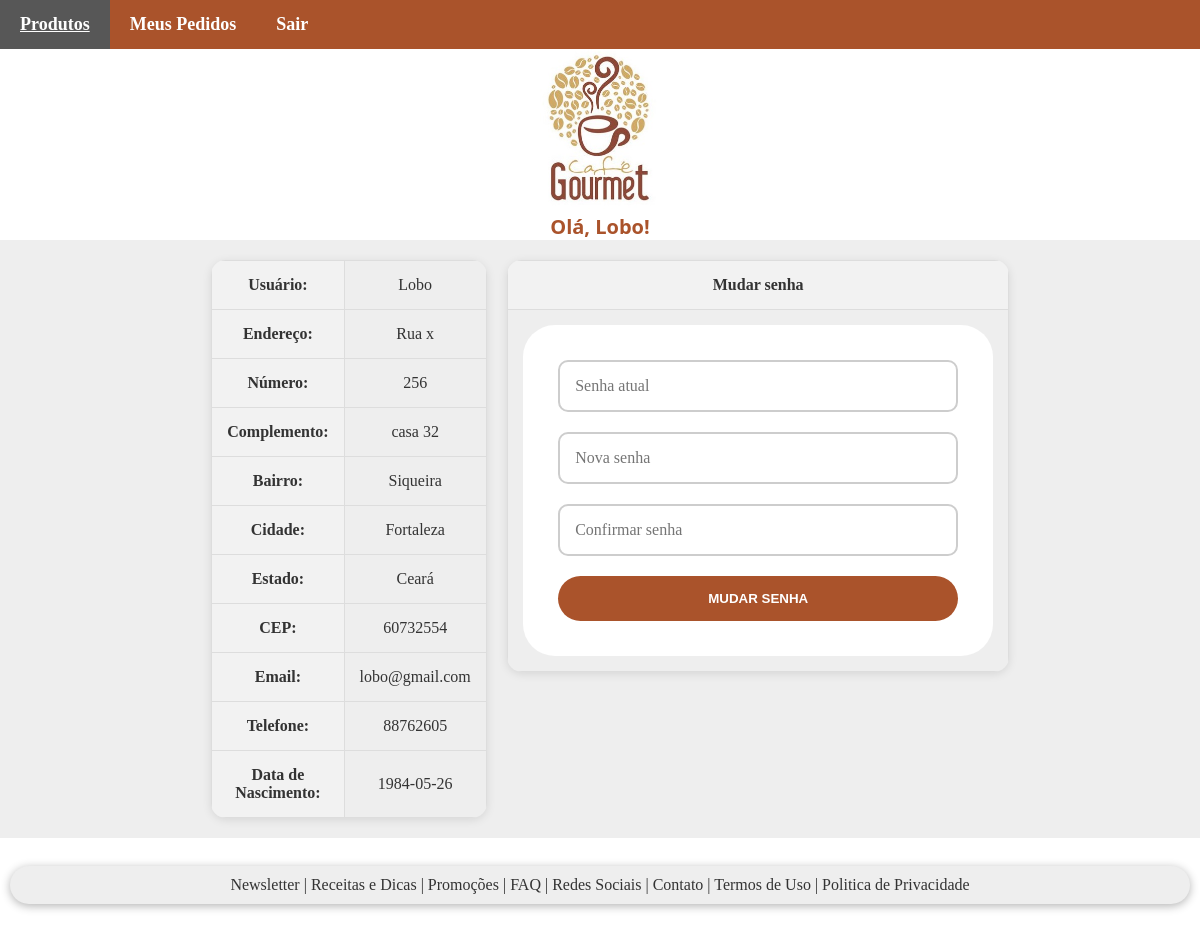
Page /my_data (signed in) on the committed database.
### app.py (models this page shows, shortened)
class User(db.Model):
    id = db.Column(db.Integer, primary_key=True)
    username = db.Column(db.String(150), unique=True, nullable=False)
    password = db.Column(db.String(150), nullable=False)
    role = db.Column(db.String(50))  # Ex: 'admin' ou 'user'
    email = db.Column(db.String(100), nullable=False, unique=True)
    adress = db.Column(db.String(200), nullable=False)
    number = db.Column(db.String(10), nullable=False)
    complement = db.Column(db.String(100))
    district = db.Column(db.String(100), nullable=False)
    city = db.Column(db.String(100), nullable=False)
    state = db.Column(db.String(100), nullable=False)
    cep = db.Column(db.String(8), nullable=False)
    phone = db.Column(db.String(15), nullable=False)
    bhirth = db.Column(db.Date, nullable=False)

### app.py (the view, shortened to what this page needs)
@app.route('/my_data', methods=['GET', 'POST'])
@login_required
def my_data():
    user = User.query.get(current_user.id)
    user_password = user.password
    form_password = request.form.get('password')
    new_password = request.form.get('new_password')
    confirm_password = request.form.get('confirm_password')
    return render_template('my_data.html')

### app.py (called while the page is built)
@login_manager.user_loader
def load_user(user_id):
    return User.query.get(int(user_id))

### templates/my_data.html (shortened to what this page needs)
{% extends "index.html" %}
{% block navbar %}
<nav>
    <ul class="menu">
        <li><a href="{{ url_for('products') }}" class="link-nav">Produtos</a></li>
        <li><a href="{{ url_for('my_orders') }}" class="link-nav">Meus Pedidos</a></li>
        <li><a href="{{ url_for('logout') }}" class="link-nav">Sair</a></li>
    </ul>
</nav>
{% endblock %}
{% block body %}
<div class="body-cadastro">
<div class="corpo-cadastro">
<div>
<table>
    <tr>
        <th>Usuário:</th>
        <td>{{ current_user.username }}</td>
    </tr>
    <tr>
        <th>Endereço:</th>
        <td>{{ current_user.adress }}</td>
    </tr>
    <tr>
        <th>Número:</th>
        <td>{{ current_user.number }}</td>
    </tr>
    <tr>
        <th>Complemento:</th>
        <td>{{ current_user.complement }}</td>
    </tr>
    <tr>
        <th>Bairro:</th>
        <td>{{ current_user.district }}</td>
    </tr>
    <tr>
        <th>Cidade:</th>
        <td>{{ current_user.city }}</td>
    </tr>
    <tr>
        <th>Estado:</th>
        <td>{{ current_user.state }}</td>
    </tr>
    <tr>
        <th>CEP:</th>
        <td>{{ current_user.cep }}</td>
    </tr>
    <tr>
        <th>Email:</th>
        <td>{{ current_user.email }}</td>
    </tr>
    <tr>
        <th>Telefone:</th>
        <td>{{ current_user.phone }}</td>
    </tr>
    <tr>
        <th>Data de Nascimento:</th>
        <td>{{ current_user.bhirth }}</td>
    </tr>
</table>
</div>
<div>
<table>
    <tr>
        <th>Mudar senha</th>
    </tr>
    <tr>
        <td>
            <form method="POST" class="popup">
                <input type="password" name="password" placeholder="Senha atual" required class="input">
                <input type="password" name="new_password" placeholder="Nova senha" required class="input">
                <input type="password" name="confirm_password" placeholder="Confirmar senha" required class="input">
                <input type="submit" value="Mudar Senha" class="botao-login">
            </form>
        </td>
    </tr>
</table>
</div>
</div>
</div>
{% endblock %}

### templates/index.html (shortened to what this page needs)
<!DOCTYPE html>
<html lang="pt-BR">
<head>
    <link rel="stylesheet" href="{{ url_for('static', filename='styles.css') }}">
</head>
<body>
    <div class="corpo-body">
    {% block navbar %}{% endblock %}
    <div style="text-align: center;">
        <img src="/static/images/logo.jpg" alt="Logo da cafeteria gourmet" class="logo-cafereria">
        <br>
        {% if current_user.is_authenticated %}
        <h1>Olá, {{ current_user.username }}!</h1>
        {% endif %}
    </div>
    {% block body %}
    {% endblock %}
    <br>
        <div class="footer">
            Newsletter | Receitas e Dicas | Promoções | FAQ | Redes Sociais | Contato | Termos de Uso | Politica de Privacidade
        </div>
        <br>
    </div>
</body>
</html>

### static/styles.css (style rules this page uses)
body { font-family: Montserrat; color: #333; background-image: url('images/background.jpg'); background-size: cover; background-position: center; height: 100vh; margin: 0; }
h1 { color: rgb(170, 83, 43); font-size: 20px; font-family: system-ui, -apple-system, BlinkMacSystemFont, "Segoe UI", Roboto, Oxygen, Ubuntu, Cantarell, "Open Sans", "Helvetica Neue", sans-serif; display: inline; }
img { width: 100%; }
table { border-collapse: collapse; width: 50%; margin: 20px auto; border-radius: 15px; overflow: hidden; box-shadow: 0 2px 10px rgba(0, 0, 0, 0.1); }
th, td { border: 1px solid #ddd; padding: 15px; text-align: center; }
th { background-color: #f2f2f2; }
.logo-cafereria { justify-content: center; align-items: center; width: 10%; height: 10%; margin: auto; }
.link-nav { font-size: 18px; font-weight: 600; color: #333; text-decoration: none; }
.popup { width: 400px; margin: auto; display: flex; flex-direction: column; align-items: center; row-gap: 20px; padding: 35px; border-radius: 32px; background-color: #fff; }
.input { width: 100%; font-size: 16px; padding: 15px; border: 2px solid #cdcdcd; border-radius: 10px; box-sizing: border-box; font-family: Montserrat; }
.botao-login { border-radius: 25px; padding: 15px 20px; width: 100%; border: 0; text-transform: uppercase; font-weight: bold; cursor: pointer; background-color: rgb(170, 83, 43); color: #fff; }
.corpo-body { display: flex; flex-direction: column; min-height: 100vh; min-width: 100vw; margin: 0; }
.footer { background-color: #eee; padding: 10px 20px; border-radius: 25px; margin: 10px; text-align: center; box-shadow: 0 2px 10px rgba(0, 0, 0, 0.3); }
nav { background-color: rgb(170, 83, 43); }
.menu { list-style-type: none; margin: 0; padding: 0; display: flex; }
.menu a { display: inline-block; color: white; text-align: center; padding: 14px 20px; text-decoration: none; }
.body-cadastro { display: flex; flex-direction: column; margin: 0; }
.corpo-cadastro { flex: 1; display: flex; justify-content: center; background-color: #eee; }

### rows in the picture
User: username "Lobo", adress "Rua x", number "256", complement "casa 32", district "Siqueira", city "Fortaleza", state "Ceará", cep "60732554", email "lobo@gmail.com", phone "88762605", bhirth "1984-05-26"
